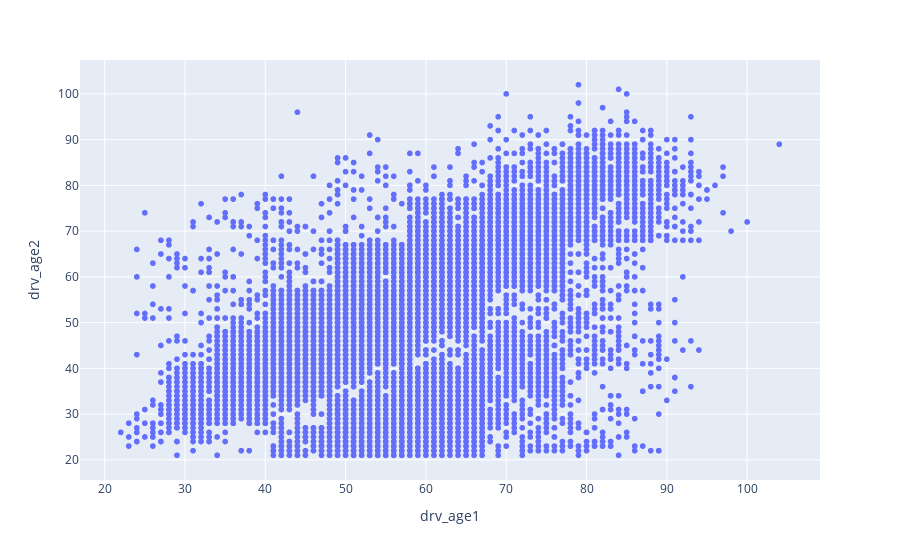

The cell this chart's notebook holds for it:
### Code cell
df_scatter = df[df['year']==4].dropna(subset = ['drv_age2'])

fig = px.scatter(df_scatter, x="drv_age1", y="drv_age2")
fig.show()

### Figure 1 — Plotly figure (JSON) as saved in the notebook; plotly's stock layout.template omitted (floating-point values rounded to 4 significant figures; data arrays with more than 128 entries replaced by an {"elided": "..."} marker saying what was removed)
{"data": [{"hovertemplate": "drv_age1=%{x}<br>drv_age2=%{y}<extra></extra>", "legendgroup": "", "marker": {"color": "#636efa", "symbol": "circle"}, "mode": "markers", "name": "", "showlegend": false, "type": "scattergl", "x": {"elided": "18229 int values"}, "xaxis": "x", "y": {"elided": "18229 int values"}, "yaxis": "y"}], "layout": {"legend": {"tracegroupgap": 0}, "margin": {"t": 60}, "xaxis": {"anchor": "y", "domain": [0, 1], "title": {"text": "drv_age1"}}, "yaxis": {"anchor": "x", "domain": [0, 1], "title": {"text": "drv_age2"}}}}
